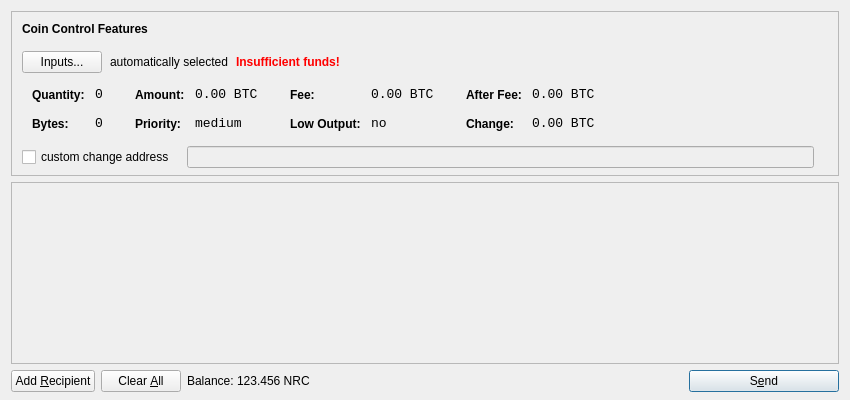
<?xml version="1.0" encoding="UTF-8"?>
<ui version="4.0">
 <class>SendCoinsDialog</class>
 <widget class="QDialog" name="SendCoinsDialog">
  <property name="geometry">
   <rect>
    <x>0</x>
    <y>0</y>
    <width>850</width>
    <height>400</height>
   </rect>
  </property>
  <property name="windowTitle">
   <string>Send Coins</string>
  </property>
  <layout class="QVBoxLayout" name="verticalLayout" stretch="0,1,0">
   <property name="bottomMargin">
    <number>8</number>
   </property>
   <item>
    <widget class="QFrame" name="frameCoinControl">
     <property name="sizePolicy">
      <sizepolicy hsizetype="Expanding" vsizetype="Expanding">
       <horstretch>0</horstretch>
       <verstretch>0</verstretch>
      </sizepolicy>
     </property>
     <property name="maximumSize">
      <size>
       <width>16777215</width>
       <height>16777215</height>
      </size>
     </property>
     <property name="frameShape">
      <enum>QFrame::StyledPanel</enum>
     </property>
     <property name="frameShadow">
      <enum>QFrame::Sunken</enum>
     </property>
     <layout class="QVBoxLayout" name="verticalLayoutCoinControl2">
      <property name="spacing">
       <number>-1</number>
      </property>
      <property name="leftMargin">
       <number>0</number>
      </property>
      <property name="topMargin">
       <number>0</number>
      </property>
      <property name="rightMargin">
       <number>0</number>
      </property>
      <property name="bottomMargin">
       <number>6</number>
      </property>
      <item>
       <layout class="QVBoxLayout" name="verticalLayoutCoinControl" stretch="0,0,0,0,1">
        <property name="spacing">
         <number>0</number>
        </property>
        <property name="leftMargin">
         <number>10</number>
        </property>
        <property name="topMargin">
         <number>10</number>
        </property>
        <item>
         <layout class="QHBoxLayout" name="horizontalLayoutCoinControl1">
          <property name="bottomMargin">
           <number>15</number>
          </property>
          <item>
           <widget class="QLabel" name="labelCoinControlFeatures">
            <property name="sizePolicy">
             <sizepolicy hsizetype="Preferred" vsizetype="Maximum">
              <horstretch>0</horstretch>
              <verstretch>0</verstretch>
             </sizepolicy>
            </property>
            <property name="font">
             <font>
              <weight>75</weight>
              <bold>true</bold>
             </font>
            </property>
            <property name="styleSheet">
             <string notr="true">font-weight:bold;</string>
            </property>
            <property name="text">
             <string>Coin Control Features</string>
            </property>
           </widget>
          </item>
         </layout>
        </item>
        <item>
         <layout class="QHBoxLayout" name="horizontalLayoutCoinControl2" stretch="0,0,0,0">
          <property name="spacing">
           <number>8</number>
          </property>
          <property name="bottomMargin">
           <number>10</number>
          </property>
          <item>
           <widget class="QPushButton" name="pushButtonCoinControl">
            <property name="styleSheet">
             <string notr="true"/>
            </property>
            <property name="text">
             <string>Inputs...</string>
            </property>
           </widget>
          </item>
          <item>
           <widget class="QLabel" name="labelCoinControlAutomaticallySelected">
            <property name="text">
             <string>automatically selected</string>
            </property>
            <property name="margin">
             <number>5</number>
            </property>
           </widget>
          </item>
          <item>
           <widget class="QLabel" name="labelCoinControlInsuffFunds">
            <property name="font">
             <font>
              <weight>75</weight>
              <bold>true</bold>
             </font>
            </property>
            <property name="styleSheet">
             <string notr="true">color:red;font-weight:bold;</string>
            </property>
            <property name="text">
             <string>Insufficient funds!</string>
            </property>
            <property name="margin">
             <number>5</number>
            </property>
           </widget>
          </item>
          <item>
           <spacer name="horizontalSpacerCoinControl">
            <property name="orientation">
             <enum>Qt::Horizontal</enum>
            </property>
            <property name="sizeHint" stdset="0">
             <size>
              <width>40</width>
              <height>1</height>
             </size>
            </property>
           </spacer>
          </item>
         </layout>
        </item>
        <item>
         <widget class="QWidget" name="widgetCoinControl" native="true">
          <property name="sizePolicy">
           <sizepolicy hsizetype="Preferred" vsizetype="Preferred">
            <horstretch>0</horstretch>
            <verstretch>0</verstretch>
           </sizepolicy>
          </property>
          <property name="minimumSize">
           <size>
            <width>0</width>
            <height>0</height>
           </size>
          </property>
          <property name="styleSheet">
           <string notr="true"/>
          </property>
          <layout class="QHBoxLayout" name="horizontalLayoutCoinControl5">
           <property name="margin">
            <number>0</number>
           </property>
           <item>
            <layout class="QHBoxLayout" name="horizontalLayoutCoinControl3" stretch="0,0,0,1">
             <property name="spacing">
              <number>20</number>
             </property>
             <property name="topMargin">
              <number>0</number>
             </property>
             <property name="bottomMargin">
              <number>10</number>
             </property>
             <item>
              <layout class="QFormLayout" name="formLayoutCoinControl1">
               <property name="horizontalSpacing">
                <number>10</number>
               </property>
               <property name="verticalSpacing">
                <number>14</number>
               </property>
               <property name="leftMargin">
                <number>10</number>
               </property>
               <property name="topMargin">
                <number>4</number>
               </property>
               <property name="rightMargin">
                <number>6</number>
               </property>
               <item row="0" column="0">
                <widget class="QLabel" name="labelCoinControlQuantityText">
                 <property name="styleSheet">
                  <string notr="true">font-weight:bold;</string>
                 </property>
                 <property name="text">
                  <string>Quantity:</string>
                 </property>
                 <property name="margin">
                  <number>0</number>
                 </property>
                </widget>
               </item>
               <item row="0" column="1">
                <widget class="QLabel" name="labelCoinControlQuantity">
                 <property name="font">
                  <font>
                   <family>Monospace</family>
                   <pointsize>10</pointsize>
                  </font>
                 </property>
                 <property name="cursor">
                  <cursorShape>IBeamCursor</cursorShape>
                 </property>
                 <property name="contextMenuPolicy">
                  <enum>Qt::ActionsContextMenu</enum>
                 </property>
                 <property name="text">
                  <string notr="true">0</string>
                 </property>
                 <property name="margin">
                  <number>0</number>
                 </property>
                 <property name="textInteractionFlags">
                  <set>Qt::LinksAccessibleByMouse|Qt::TextSelectableByKeyboard|Qt::TextSelectableByMouse</set>
                 </property>
                </widget>
               </item>
               <item row="1" column="0">
                <widget class="QLabel" name="labelCoinControlBytesText">
                 <property name="styleSheet">
                  <string notr="true">font-weight:bold;</string>
                 </property>
                 <property name="text">
                  <string>Bytes:</string>
                 </property>
                </widget>
               </item>
               <item row="1" column="1">
                <widget class="QLabel" name="labelCoinControlBytes">
                 <property name="font">
                  <font>
                   <family>Monospace</family>
                   <pointsize>10</pointsize>
                  </font>
                 </property>
                 <property name="cursor">
                  <cursorShape>IBeamCursor</cursorShape>
                 </property>
                 <property name="contextMenuPolicy">
                  <enum>Qt::ActionsContextMenu</enum>
                 </property>
                 <property name="text">
                  <string notr="true">0</string>
                 </property>
                 <property name="textInteractionFlags">
                  <set>Qt::LinksAccessibleByMouse|Qt::TextSelectableByKeyboard|Qt::TextSelectableByMouse</set>
                 </property>
                </widget>
               </item>
              </layout>
             </item>
             <item>
              <layout class="QFormLayout" name="formLayoutCoinControl2">
               <property name="horizontalSpacing">
                <number>10</number>
               </property>
               <property name="verticalSpacing">
                <number>14</number>
               </property>
               <property name="leftMargin">
                <number>6</number>
               </property>
               <property name="topMargin">
                <number>4</number>
               </property>
               <property name="rightMargin">
                <number>6</number>
               </property>
               <item row="0" column="0">
                <widget class="QLabel" name="labelCoinControlAmountText">
                 <property name="styleSheet">
                  <string notr="true">font-weight:bold;</string>
                 </property>
                 <property name="text">
                  <string>Amount:</string>
                 </property>
                 <property name="margin">
                  <number>0</number>
                 </property>
                </widget>
               </item>
               <item row="0" column="1">
                <widget class="QLabel" name="labelCoinControlAmount">
                 <property name="font">
                  <font>
                   <family>Monospace</family>
                   <pointsize>10</pointsize>
                  </font>
                 </property>
                 <property name="cursor">
                  <cursorShape>IBeamCursor</cursorShape>
                 </property>
                 <property name="contextMenuPolicy">
                  <enum>Qt::ActionsContextMenu</enum>
                 </property>
                 <property name="text">
                  <string notr="true">0.00 BTC</string>
                 </property>
                 <property name="textInteractionFlags">
                  <set>Qt::LinksAccessibleByMouse|Qt::TextSelectableByKeyboard|Qt::TextSelectableByMouse</set>
                 </property>
                </widget>
               </item>
               <item row="1" column="0">
                <widget class="QLabel" name="labelCoinControlPriorityText">
                 <property name="styleSheet">
                  <string notr="true">font-weight:bold;</string>
                 </property>
                 <property name="text">
                  <string>Priority:</string>
                 </property>
                </widget>
               </item>
               <item row="1" column="1">
                <widget class="QLabel" name="labelCoinControlPriority">
                 <property name="font">
                  <font>
                   <family>Monospace</family>
                   <pointsize>10</pointsize>
                  </font>
                 </property>
                 <property name="cursor">
                  <cursorShape>IBeamCursor</cursorShape>
                 </property>
                 <property name="contextMenuPolicy">
                  <enum>Qt::ActionsContextMenu</enum>
                 </property>
                 <property name="text">
                  <string>medium</string>
                 </property>
                 <property name="textInteractionFlags">
                  <set>Qt::LinksAccessibleByMouse|Qt::TextSelectableByKeyboard|Qt::TextSelectableByMouse</set>
                 </property>
                </widget>
               </item>
              </layout>
             </item>
             <item>
              <layout class="QFormLayout" name="formLayoutCoinControl3">
               <property name="horizontalSpacing">
                <number>10</number>
               </property>
               <property name="verticalSpacing">
                <number>14</number>
               </property>
               <property name="leftMargin">
                <number>6</number>
               </property>
               <property name="topMargin">
                <number>4</number>
               </property>
               <property name="rightMargin">
                <number>6</number>
               </property>
               <item row="0" column="0">
                <widget class="QLabel" name="labelCoinControlFeeText">
                 <property name="styleSheet">
                  <string notr="true">font-weight:bold;</string>
                 </property>
                 <property name="text">
                  <string>Fee:</string>
                 </property>
                 <property name="margin">
                  <number>0</number>
                 </property>
                </widget>
               </item>
               <item row="0" column="1">
                <widget class="QLabel" name="labelCoinControlFee">
                 <property name="font">
                  <font>
                   <family>Monospace</family>
                   <pointsize>10</pointsize>
                  </font>
                 </property>
                 <property name="cursor">
                  <cursorShape>IBeamCursor</cursorShape>
                 </property>
                 <property name="contextMenuPolicy">
                  <enum>Qt::ActionsContextMenu</enum>
                 </property>
                 <property name="text">
                  <string notr="true">0.00 BTC</string>
                 </property>
                 <property name="textInteractionFlags">
                  <set>Qt::LinksAccessibleByMouse|Qt::TextSelectableByKeyboard|Qt::TextSelectableByMouse</set>
                 </property>
                </widget>
               </item>
               <item row="1" column="0">
                <widget class="QLabel" name="labelCoinControlLowOutputText">
                 <property name="styleSheet">
                  <string notr="true">font-weight:bold;</string>
                 </property>
                 <property name="text">
                  <string>Low Output:</string>
                 </property>
                </widget>
               </item>
               <item row="1" column="1">
                <widget class="QLabel" name="labelCoinControlLowOutput">
                 <property name="font">
                  <font>
                   <family>Monospace</family>
                   <pointsize>10</pointsize>
                  </font>
                 </property>
                 <property name="cursor">
                  <cursorShape>IBeamCursor</cursorShape>
                 </property>
                 <property name="contextMenuPolicy">
                  <enum>Qt::ActionsContextMenu</enum>
                 </property>
                 <property name="text">
                  <string>no</string>
                 </property>
                 <property name="textInteractionFlags">
                  <set>Qt::LinksAccessibleByMouse|Qt::TextSelectableByKeyboard|Qt::TextSelectableByMouse</set>
                 </property>
                </widget>
               </item>
              </layout>
             </item>
             <item>
              <layout class="QFormLayout" name="formLayoutCoinControl4">
               <property name="horizontalSpacing">
                <number>10</number>
               </property>
               <property name="verticalSpacing">
                <number>14</number>
               </property>
               <property name="leftMargin">
                <number>6</number>
               </property>
               <property name="topMargin">
                <number>4</number>
               </property>
               <property name="rightMargin">
                <number>6</number>
               </property>
               <item row="0" column="0">
                <widget class="QLabel" name="labelCoinControlAfterFeeText">
                 <property name="styleSheet">
                  <string notr="true">font-weight:bold;</string>
                 </property>
                 <property name="text">
                  <string>After Fee:</string>
                 </property>
                 <property name="margin">
                  <number>0</number>
                 </property>
                </widget>
               </item>
               <item row="0" column="1">
                <widget class="QLabel" name="labelCoinControlAfterFee">
                 <property name="font">
                  <font>
                   <family>Monospace</family>
                   <pointsize>10</pointsize>
                  </font>
                 </property>
                 <property name="cursor">
                  <cursorShape>IBeamCursor</cursorShape>
                 </property>
                 <property name="contextMenuPolicy">
                  <enum>Qt::ActionsContextMenu</enum>
                 </property>
                 <property name="text">
                  <string notr="true">0.00 BTC</string>
                 </property>
                 <property name="textInteractionFlags">
                  <set>Qt::LinksAccessibleByMouse|Qt::TextSelectableByKeyboard|Qt::TextSelectableByMouse</set>
                 </property>
                </widget>
               </item>
               <item row="1" column="0">
                <widget class="QLabel" name="labelCoinControlChangeText">
                 <property name="styleSheet">
                  <string notr="true">font-weight:bold;</string>
                 </property>
                 <property name="text">
                  <string>Change:</string>
                 </property>
                </widget>
               </item>
               <item row="1" column="1">
                <widget class="QLabel" name="labelCoinControlChange">
                 <property name="font">
                  <font>
                   <family>Monospace</family>
                   <pointsize>10</pointsize>
                  </font>
                 </property>
                 <property name="cursor">
                  <cursorShape>IBeamCursor</cursorShape>
                 </property>
                 <property name="contextMenuPolicy">
                  <enum>Qt::ActionsContextMenu</enum>
                 </property>
                 <property name="text">
                  <string notr="true">0.00 BTC</string>
                 </property>
                 <property name="textInteractionFlags">
                  <set>Qt::LinksAccessibleByMouse|Qt::TextSelectableByKeyboard|Qt::TextSelectableByMouse</set>
                 </property>
                </widget>
               </item>
              </layout>
             </item>
            </layout>
           </item>
          </layout>
         </widget>
        </item>
        <item>
         <layout class="QHBoxLayout" name="horizontalLayoutCoinControl4" stretch="0,0,0">
          <property name="spacing">
           <number>12</number>
          </property>
          <property name="sizeConstraint">
           <enum>QLayout::SetDefaultConstraint</enum>
          </property>
          <property name="topMargin">
           <number>5</number>
          </property>
          <property name="rightMargin">
           <number>5</number>
          </property>
          <item>
           <widget class="QCheckBox" name="checkBoxCoinControlChange">
            <property name="text">
             <string>custom change address</string>
            </property>
           </widget>
          </item>
          <item>
           <widget class="QLineEdit" name="lineEditCoinControlChange">
            <property name="enabled">
             <bool>false</bool>
            </property>
            <property name="sizePolicy">
             <sizepolicy hsizetype="Expanding" vsizetype="Fixed">
              <horstretch>0</horstretch>
              <verstretch>0</verstretch>
             </sizepolicy>
            </property>
           </widget>
          </item>
          <item>
           <widget class="QLabel" name="labelCoinControlChangeLabel">
            <property name="sizePolicy">
             <sizepolicy hsizetype="Preferred" vsizetype="Expanding">
              <horstretch>0</horstretch>
              <verstretch>0</verstretch>
             </sizepolicy>
            </property>
            <property name="minimumSize">
             <size>
              <width>0</width>
              <height>0</height>
             </size>
            </property>
            <property name="text">
             <string/>
            </property>
            <property name="margin">
             <number>3</number>
            </property>
           </widget>
          </item>
         </layout>
        </item>
        <item>
         <spacer name="verticalSpacerCoinControl">
          <property name="orientation">
           <enum>Qt::Vertical</enum>
          </property>
          <property name="sizeHint" stdset="0">
           <size>
            <width>800</width>
            <height>1</height>
           </size>
          </property>
         </spacer>
        </item>
       </layout>
      </item>
     </layout>
    </widget>
   </item>
   <item>
    <widget class="QScrollArea" name="scrollArea">
     <property name="widgetResizable">
      <bool>true</bool>
     </property>
     <widget class="QWidget" name="scrollAreaWidgetContents">
      <property name="geometry">
       <rect>
        <x>0</x>
        <y>0</y>
        <width>830</width>
        <height>165</height>
       </rect>
      </property>
      <layout class="QVBoxLayout" name="verticalLayout_2">
       <property name="margin">
        <number>0</number>
       </property>
       <item>
        <layout class="QVBoxLayout" name="entries">
         <property name="spacing">
          <number>6</number>
         </property>
        </layout>
       </item>
       <item>
        <spacer name="verticalSpacer">
         <property name="orientation">
          <enum>Qt::Vertical</enum>
         </property>
         <property name="sizeHint" stdset="0">
          <size>
           <width>20</width>
           <height>40</height>
          </size>
         </property>
        </spacer>
       </item>
      </layout>
     </widget>
    </widget>
   </item>
   <item>
    <layout class="QHBoxLayout" name="horizontalLayout">
     <item>
      <widget class="QPushButton" name="addButton">
       <property name="toolTip">
        <string>Send to multiple recipients at once</string>
       </property>
       <property name="text">
        <string>Add &amp;Recipient</string>
       </property>
       <property name="icon">
        <iconset resource="../bitcoin.qrc">
         <normaloff>:/icons/add</normaloff>:/icons/add</iconset>
       </property>
       <property name="autoDefault">
        <bool>false</bool>
       </property>
      </widget>
     </item>
     <item>
      <widget class="QPushButton" name="clearButton">
       <property name="sizePolicy">
        <sizepolicy hsizetype="Minimum" vsizetype="Fixed">
         <horstretch>0</horstretch>
         <verstretch>0</verstretch>
        </sizepolicy>
       </property>
       <property name="toolTip">
        <string>Remove all transaction fields</string>
       </property>
       <property name="text">
        <string>Clear &amp;All</string>
       </property>
       <property name="icon">
        <iconset resource="../bitcoin.qrc">
         <normaloff>:/icons/remove</normaloff>:/icons/remove</iconset>
       </property>
       <property name="autoRepeatDelay">
        <number>300</number>
       </property>
       <property name="autoDefault">
        <bool>false</bool>
       </property>
      </widget>
     </item>
     <item>
      <layout class="QHBoxLayout" name="horizontalLayout_2">
       <property name="spacing">
        <number>3</number>
       </property>
       <item>
        <widget class="QLabel" name="label">
         <property name="text">
          <string>Balance:</string>
         </property>
        </widget>
       </item>
       <item>
        <widget class="QLabel" name="labelBalance">
         <property name="cursor">
          <cursorShape>IBeamCursor</cursorShape>
         </property>
         <property name="text">
          <string>123.456 NRC</string>
         </property>
         <property name="textInteractionFlags">
          <set>Qt::LinksAccessibleByMouse|Qt::TextSelectableByKeyboard|Qt::TextSelectableByMouse</set>
         </property>
        </widget>
       </item>
      </layout>
     </item>
     <item>
      <spacer name="horizontalSpacer">
       <property name="orientation">
        <enum>Qt::Horizontal</enum>
       </property>
       <property name="sizeHint" stdset="0">
        <size>
         <width>40</width>
         <height>20</height>
        </size>
       </property>
      </spacer>
     </item>
     <item>
      <widget class="QPushButton" name="sendButton">
       <property name="minimumSize">
        <size>
         <width>150</width>
         <height>0</height>
        </size>
       </property>
       <property name="toolTip">
        <string>Confirm the send action</string>
       </property>
       <property name="text">
        <string>S&amp;end</string>
       </property>
       <property name="icon">
        <iconset resource="../bitcoin.qrc">
         <normaloff>:/icons/send</normaloff>:/icons/send</iconset>
       </property>
       <property name="default">
        <bool>true</bool>
       </property>
      </widget>
     </item>
    </layout>
   </item>
  </layout>
 </widget>
 <resources>
  <include location="../bitcoin.qrc"/>
 </resources>
 <connections/>
</ui>
